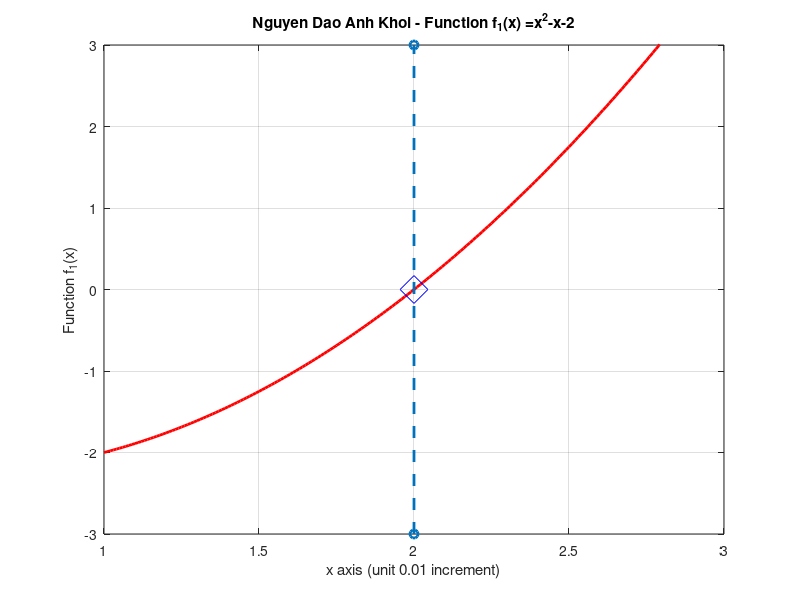

The MATLAB source for this figure:
clear all
close all
clc

%plot function
x= 1:0.01:3;
% define function f(x)
fx= @(x) (x.^2-x-2);
y =fx(x);
% define function f(x)
df = @(x) (2*x-1);
%calculate value fx on the interval [-2,2]
y =fx(x);
%define 1000 steps to iterate
N=1000;
%define a varible to check the roots condition
isroot = 0;
%define error
err=0.001;
%define interval [a,b]
a=1;
b=3;
x0=2;
%check the necessary condition
if fx(a)*fx(b) <= 0
%loop start here with N steps
for k=1:N
  if abs(fx(x0))<= err;
    isroot = 1;
    rootis = x0;
    break;
  endif
  if df(x0)==0
    x0=rand;
  endif
  x1=x0-fx(x0)/df(x0);
  x0=x1;
end
endif
%plotting
plot(x,y,'r-',"linewidth",2)
if isroot == 1
    fprintf("Root Found %f\n", x0);
    hold on;
    plot(x0, fx(x0), 'db', 'Markersize', 20);
    hold on;
   plot([x0, x0], [-3, 3], '--o', 'LineWidth', 2);
end
axis([1 3 -3 3])
grid on
title('Nguyen Dao Anh Khoi - Function {f_1(x) =x^2-x-2}')
ylabel('Function f_1(x)');
xlabel('x axis (unit 0.01 increment)');
